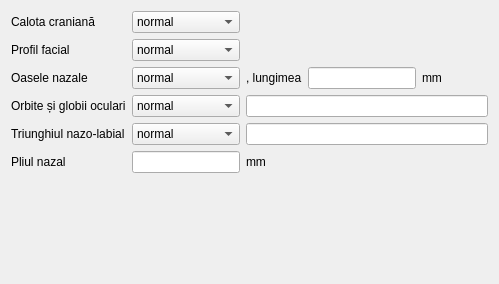
                     <widget class="QWidget" name="tab_4">
                      <attribute name="title">
                       <string>Craniu</string>
                      </attribute>
                      <layout class="QGridLayout" name="gridLayout_68">
                       <item row="3" column="4" colspan="4">
                        <widget class="QLineEdit" name="gestation2_eyeball_desciption"/>
                       </item>
                       <item row="4" column="4" colspan="4">
                        <widget class="QLineEdit" name="gestation2_nasolabialTriangle_description"/>
                       </item>
                       <item row="2" column="7">
                        <spacer name="horizontalSpacer_28">
                         <property name="orientation">
                          <enum>Qt::Horizontal</enum>
                         </property>
                         <property name="sizeHint" stdset="0">
                          <size>
                           <width>40</width>
                           <height>20</height>
                          </size>
                         </property>
                        </spacer>
                       </item>
                       <item row="2" column="5">
                        <widget class="QLineEdit" name="gestation2_nasalBones_dimens"/>
                       </item>
                       <item row="2" column="6">
                        <widget class="QLabel" name="label_gestation2_nasalBones_mm">
                         <property name="text">
                          <string>mm</string>
                         </property>
                        </widget>
                       </item>
                       <item row="2" column="4">
                        <widget class="QLabel" name="label_gestation2_nasalBones_dimens">
                         <property name="text">
                          <string>, lungimea</string>
                         </property>
                        </widget>
                       </item>
                       <item row="3" column="0">
                        <widget class="QLabel" name="label_156">
                         <property name="text">
                          <string>Orbite și globii oculari</string>
                         </property>
                        </widget>
                       </item>
                       <item row="0" column="0">
                        <widget class="QLabel" name="label_151">
                         <property name="text">
                          <string>Calota craniană</string>
                         </property>
                        </widget>
                       </item>
                       <item row="4" column="0">
                        <widget class="QLabel" name="label_157">
                         <property name="text">
                          <string>Triunghiul nazo-labial</string>
                         </property>
                        </widget>
                       </item>
                       <item row="6" column="3">
                        <spacer name="verticalSpacer_16">
                         <property name="orientation">
                          <enum>Qt::Vertical</enum>
                         </property>
                         <property name="sizeHint" stdset="0">
                          <size>
                           <width>20</width>
                           <height>100</height>
                          </size>
                         </property>
                        </spacer>
                       </item>
                       <item row="1" column="0">
                        <widget class="QLabel" name="label_152">
                         <property name="text">
                          <string>Profil facial</string>
                         </property>
                        </widget>
                       </item>
                       <item row="2" column="0">
                        <widget class="QLabel" name="label_gestation2_nasalBones">
                         <property name="text">
                          <string>Oasele nazale</string>
                         </property>
                        </widget>
                       </item>
                       <item row="5" column="0">
                        <widget class="QLabel" name="label_gestation2_nasalFold">
                         <property name="text">
                          <string>Pliul nazal</string>
                         </property>
                        </widget>
                       </item>
                       <item row="5" column="4">
                        <widget class="QLabel" name="label_gestation2_nasalFold_mm">
                         <property name="text">
                          <string>mm</string>
                         </property>
                        </widget>
                       </item>
                       <item row="5" column="2" colspan="2">
                        <widget class="QLineEdit" name="gestation2_nasalFold"/>
                       </item>
                       <item row="4" column="2" colspan="2">
                        <widget class="QComboBox" name="gestation2_nasolabialTriangle">
                         <item>
                          <property name="text">
                           <string>normal</string>
                          </property>
                         </item>
                         <item>
                          <property name="text">
                           <string>anormal</string>
                          </property>
                         </item>
                         <item>
                          <property name="text">
                           <string>dificil</string>
                          </property>
                         </item>
                        </widget>
                       </item>
                       <item row="3" column="2" colspan="2">
                        <widget class="QComboBox" name="gestation2_eyeball">
                         <item>
                          <property name="text">
                           <string>normal</string>
                          </property>
                         </item>
                         <item>
                          <property name="text">
                           <string>anormal</string>
                          </property>
                         </item>
                         <item>
                          <property name="text">
                           <string>dificil</string>
                          </property>
                         </item>
                        </widget>
                       </item>
                       <item row="2" column="2" colspan="2">
                        <widget class="QComboBox" name="gestation2_nasalBones">
                         <item>
                          <property name="text">
                           <string>normal</string>
                          </property>
                         </item>
                         <item>
                          <property name="text">
                           <string>anormal</string>
                          </property>
                         </item>
                         <item>
                          <property name="text">
                           <string>dificil</string>
                          </property>
                         </item>
                        </widget>
                       </item>
                       <item row="1" column="4" colspan="4">
                        <spacer name="horizontalSpacer_27">
                         <property name="orientation">
                          <enum>Qt::Horizontal</enum>
                         </property>
                         <property name="sizeHint" stdset="0">
                          <size>
                           <width>47</width>
                           <height>22</height>
                          </size>
                         </property>
                        </spacer>
                       </item>
                       <item row="1" column="2" colspan="2">
                        <widget class="QComboBox" name="gestation2_facialeProfile">
                         <item>
                          <property name="text">
                           <string>normal</string>
                          </property>
                         </item>
                         <item>
                          <property name="text">
                           <string>anormal</string>
                          </property>
                         </item>
                         <item>
                          <property name="text">
                           <string>dificil</string>
                          </property>
                         </item>
                        </widget>
                       </item>
                       <item row="0" column="2" colspan="2">
                        <widget class="QComboBox" name="gestation2_calloteCranium">
                         <item>
                          <property name="text">
                           <string>normal</string>
                          </property>
                         </item>
                         <item>
                          <property name="text">
                           <string>anormal</string>
                          </property>
                         </item>
                         <item>
                          <property name="text">
                           <string>dificil</string>
                          </property>
                         </item>
                        </widget>
                       </item>
                      </layout>
                     </widget>
